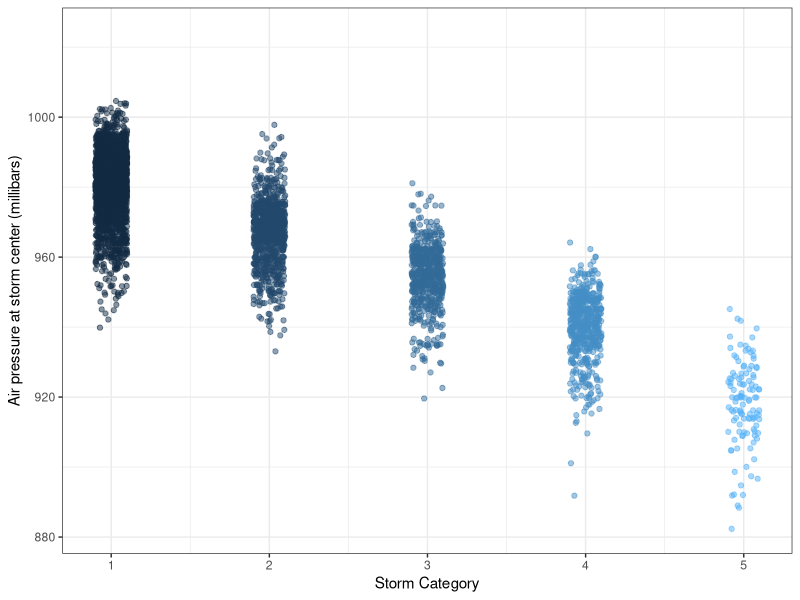

This figure's R source:
## ---- chunk 1
knitr::opts_chunk$set(echo = TRUE)
library(tidyverse)
## ---- chunk 2
summary(storms)
## ---- chunk 3
names(storms)
## ---- chunk 4
ggplot(data = storms, aes(x = category, y = pressure)) +
  geom_jitter(width = 0.1, 
              alpha = 0.5,
              aes(color = category),
              show.legend = FALSE) +
  labs(x = "Storm Category", 
       y = "Air pressure at storm center (millibars)"
       ) +
  theme_bw()
